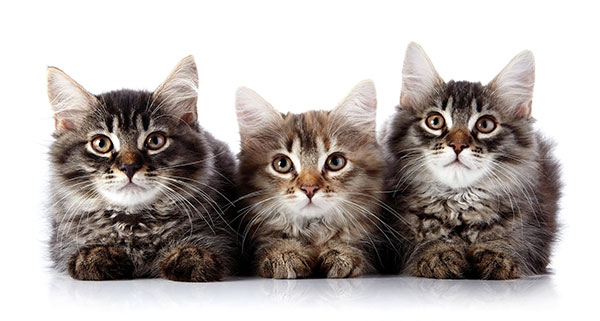
#> input picture image.jpg, 600 x 321 px
$ python animal_detector.py --image image.jpg
#> lines starting #> are read from the running program, lines starting #| are printed output that depends on the picture; after the words box and inside, x2 and y2 are one past the last pixel; in counts of white or black regions, pixels touching at a corner belong together
# USAGE
# python cat_detector.py --image images/cat_01.jpg

# import the necessary packages

#from _future_ import print_function
from firebase import firebase


import argparse
import cv2


# construct the argument parse and parse the arguments
ap = argparse.ArgumentParser()
ap.add_argument("-i", "--image", required=True,
	help="path to the input image")
ap.add_argument("-c", "--cascade",
	default="haarcascade_frontalface.xml",
	help="path to animal detector haar cascade")
args = vars(ap.parse_args())

# load the input image and convert it to grayscale
image = cv2.imread(args["image"])
#> image is the input picture: shape (321, 600, 3); mean B, G, R 172.5, 175.5, 182.5
gray = cv2.cvtColor(image, cv2.COLOR_BGR2GRAY)
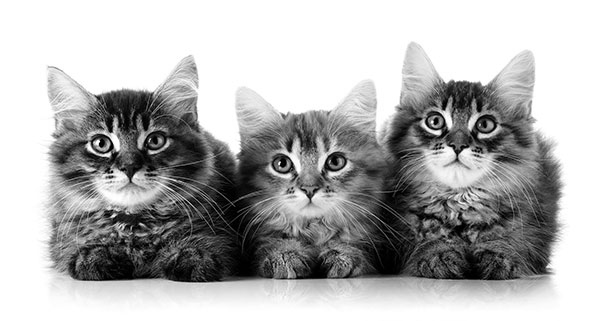
#> gray: shape (321, 600); min 0, max 255, mean 177.2

# load the detector Haar cascade, then detect  faces
# in the input image
detector = cv2.CascadeClassifier(args["cascade"])
rects = detector.detectMultiScale(gray, scaleFactor=1.3,
	minNeighbors=10, minSize=(75, 75))
#> rects = [[410, 85, 101, 101], [74, 98, 110, 110], [251, 114, 116, 116]]
count=0
# loop over the  faces and draw a rectangle surrounding each
for (i, (x, y, w, h)) in enumerate(rects):
	cv2.rectangle(image, (x, y), (x + w, y + h), (0, 0, 255), 2)
	cv2.putText(image, "animal {}".format(i + 1), (x, y - 10),
		cv2.FONT_HERSHEY_SIMPLEX, 0.55, (0, 0, 255), 2)
	count =len(rects)
	#str count= str(rects.shape[0]), (0,image.shape[0] -10), cv2.FONT_HERSHEY_TRIPLEX, 0.5,  (0,0,0), 1
	cv2.putText(image, "Number of animals detected: " +str(rects.shape[0]), (0,image.shape[0] -10), cv2.FONT_HERSHEY_TRIPLEX, 0.5,  (0,0,0), 1 )
#> this loop made 3 passes
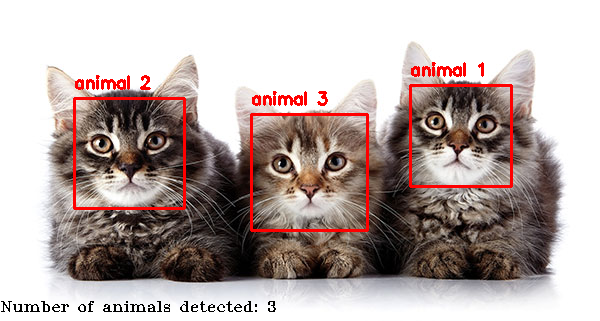
#> image: shape (321, 600, 3); 3.22% of pixels changed, all inside (x1, y1, x2, y2) = (1, 62, 513, 312)
#> (the run stopped early here; a loop or call above may not have finished)
